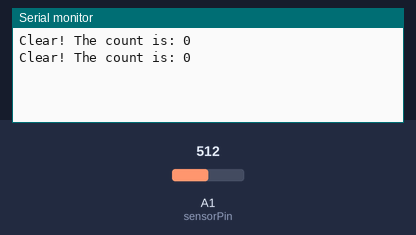
The sketch below on a simulated Arduino Uno, built with avr-gcc and run on an emulated ATmega328P. Shown: the last lines printed to the serial monitor. The inputs (shaded band) are chosen by the test bench; at power-on: A1 (sensorPin) = 512.

Above: at 2.8 s.
2.9 s: A1 (sensorPin) set to 487
At 5.0 s:
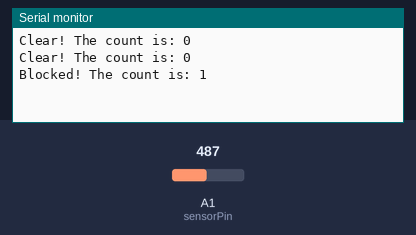
7.5 s: A1 (sensorPin) set to 510
At 9.2 s:
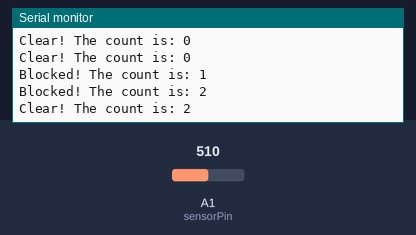

Measured:
- the behaviour switches between 501 and 500 on A1 (sensorPin) (found by bisection; images 0 and 1)
- after the input at 2.9 s, the serial monitor: prints a new line after 1.1 s (image 1)
- after the input at 7.5 s, the serial monitor: prints a new line after 0.50 s (image 2)

The sketch:

PhototransistorCount.ino
```cpp
  int sensorPin = A1;
  int sensorValue = 0;
  int count = 0;

void setup() {
  Serial.begin(115200);
  // put your setup code here, to run once:

}

void loop() {
  // put your main code here, to run repeatedly:
  sensorValue = analogRead(sensorPin);


  if(sensorValue > 500)
  {
      Serial.print("Clear! ");// + sensorValue);
  }

  else
  {
    count++;
    Serial.print("Blocked! ");
  }


 // Serial.print(sensorValue);
  Serial.print("The count is: ");
  Serial.print(count);
  Serial.print('\n');
  delay(2000);
}
```
